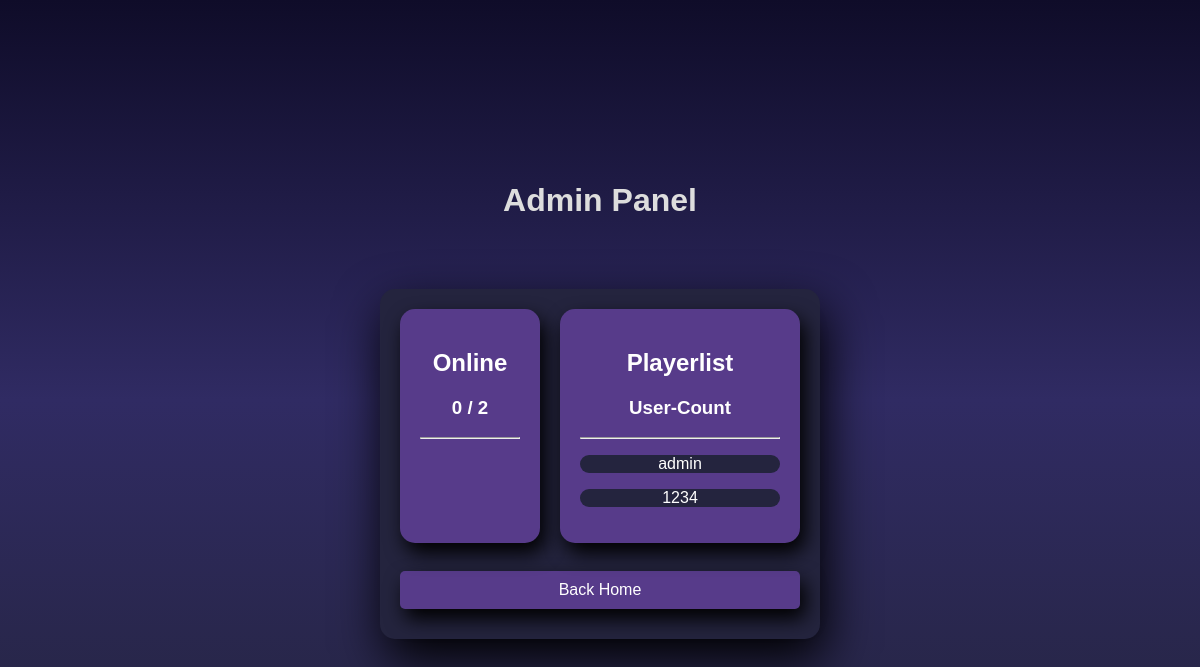
/admin (signed in), run on an earlier commit of the app's database.
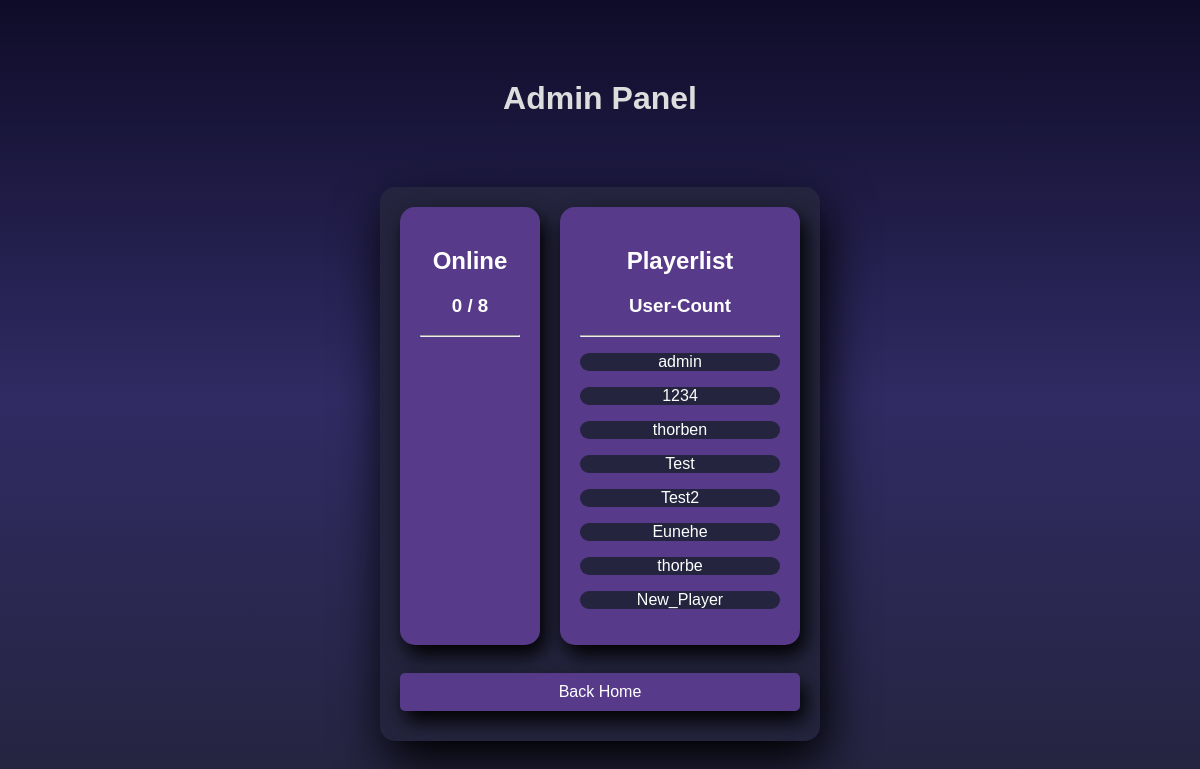
And on a later commit of the database.
### tables this page shows
CREATE TABLE player(username, password, id);

### main.py (the view)
@app.route('/admin')
def admin():
    user = session.get('username')
    if user is None:
        return redirect(url_for('open_reg_log'))
    elif user != 'admin':
        return redirect(url_for('home'))
    else:
        result = get_player_names()
        player_list = []
        for x in range(0, len(result)):
            player_list.append(result[x][0])
        return render_template('admin.html', users=loggedUsers, curUsers=len(loggedUsers), maxUsers=get_player_count(), allUsers=player_list)

### backend/database.py (called while the page is built)
def get_player_count():
    cmd = 'SELECT COUNT(*) FROM player'
    res = cur.execute(cmd)
    return res.fetchone()[0]

def get_player_names():
    cmd = 'SELECT username FROM player'
    res = cur.execute(cmd)
    result = res.fetchall()
    return result

### templates/admin.html (shortened to what this page needs)
<!DOCTYPE html>
<html>
<head>
    <link rel="stylesheet" href="{{ url_for('static', filename='styles/admin.css') }}">
</head>
<body>
    <div class="container">
        <h1>Admin Panel</h1>
        <div class="main">
            <div id="parent">
                <div class="online_player central_div" id="narrow">
                    <h2>Online</h2>
                    <h3 id="userCount">{{ curUsers }} / {{ maxUsers }}</h3>
                    <hr>
                </div>
                <div class="general_players central_div" id="wide">
                    <h2>Playerlist</h2>
                    <h3 id="allUsers">User-Count</h3>
                    <hr>
                    <div id="alluserList">
                        {% for user in allUsers %}
                            <div class="users" id="userFormat">
                                <p>{{ user }}</p>
                            </div>
                        {% endfor %}
                    </div>
                </div>
            </div>
            <br>
            <a href="{{ url_for('home') }}" id="shadow">Back Home</a>
        </div>
    </div>
</body>
</html>

What changed in the data, as far as the page shows it:
added player: username "thorben"
added player: username "Test"
added player: username "Test2"
added player: username "Eunehe"
added player: username "thorbe"
added player: username "New_Player"
Also different on the page:
{{ maxUsers }}: "2" → "8"
